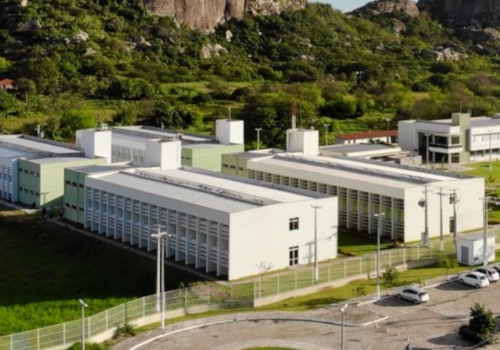
#> input picture aula20-08/test1.jpg, 500 x 350 px
$ jupyter execute 'achando a interseccao.ipynb'
#> lines starting #> are read from the running program, lines starting #| are printed output that depends on the picture
[cell 1]
import cv2
import numpy as np
import matplotlib.pyplot as plt

[cell 2]
im = cv2.imread('test1.jpg')
#> im is the input picture: shape (350, 500, 3); mean B, G, R 81.5, 106.8, 108.5
img1 = cv2.cvtColor(im, cv2.COLOR_BGR2RGB)

im = cv2.imread('test2.jpg')
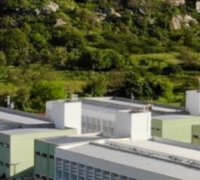
#> input picture aula20-08/test2.jpg, 200 x 180 px
#> im is the input picture: shape (180, 200, 3); mean B, G, R 78.7, 104.8, 102.9
img2 = cv2.cvtColor(im, cv2.COLOR_BGR2RGB)

plt.figure(figsize=[15,15])
plt.subplot(121), plt.imshow(img1)
plt.subplot(122), plt.imshow(img2)
plt.show()
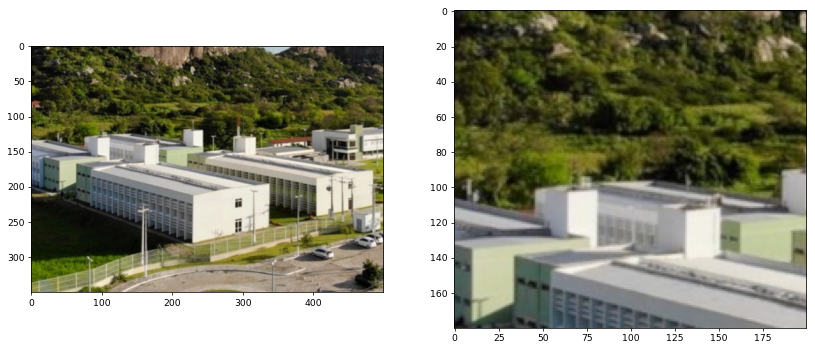
#> figure drawn by matplotlib, 2 panels

[cell 3]
print(" imagem1", img1.shape, "\n", "imagem2", img2.shape)
#|  imagem1 (350, 500, 3)
#|  imagem2 (180, 200, 3)

[cell 4]
xIm1 = img1.shape[0]
#> xIm1 = 350
yIm1 = img1.shape[1]
#> yIm1 = 500
xIm2 = img2.shape[0]
#> xIm2 = 180
yIm2 = img2.shape[1]
#> yIm2 = 200

[cell 5]
def mse(xBegin, xEnd, yBegin, yEnd):
    #print(xBegin, xEnd, yBegin, yEnd, '|||', (xEnd-xBegin), (yEnd-yBegin))
    return np.mean((img1[xBegin : xEnd , yBegin : yEnd] - img2[0 : (xEnd-xBegin) , 0 : (yEnd-yBegin)]) ** 2)

[cell 6]
# from sklearn import metrics as mt

[cell 7]
# mt.mean_squared_error()

[cell 8]
# print(mse(0,262, 348, 620))

[cell 9]
for x in range(0, xIm1):
    for y in range (0, yIm1):
        xEnd = min(x+xIm2, xIm1)
        yEnd = min(y+yIm2, yIm1)
        if (mse(x, xEnd , y, yEnd ) < 100):
            print (x," , ",y)
print("cabou-se, escafedeu-se")
